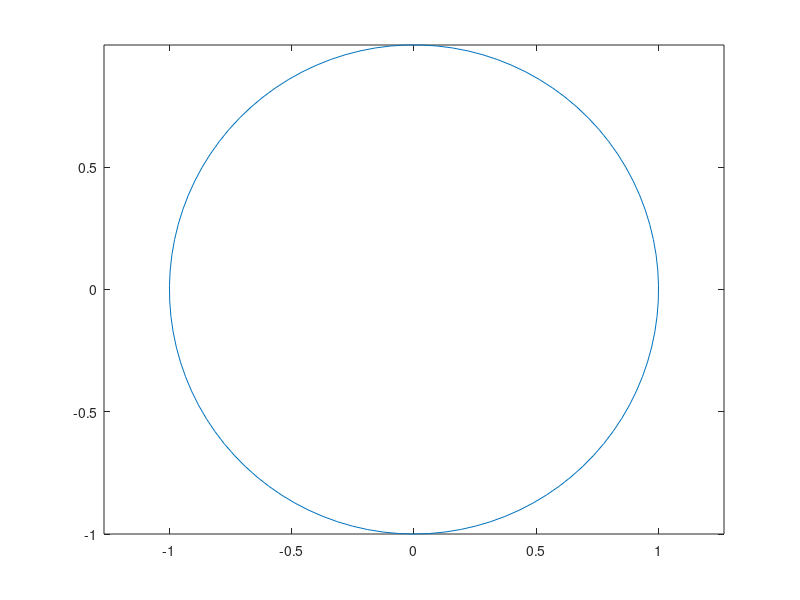

Write MATLAB code to recreate this figure. (Note: this script raises an error after producing the figure.)
%Example7p4
%This code animates 2-D
N=100;
Angle = linspace(-pi,pi,N);
xc = sin(Angle);yc = cos(Angle);
plot(xc,yc);axis equal
xt = [1 1 1 1];yt = [0 0 0 0];
hold on
t = area(xt,yt); % initialize flat triangle
for j = 1:N
    xt(j) = xc(j); % determine new vertex value
    yt(j) = yc(j);
    t.XData = xt; % update data
    t.YData = yt; % update data
    drawnow % display updates
end
title('Final Frame of Animation')